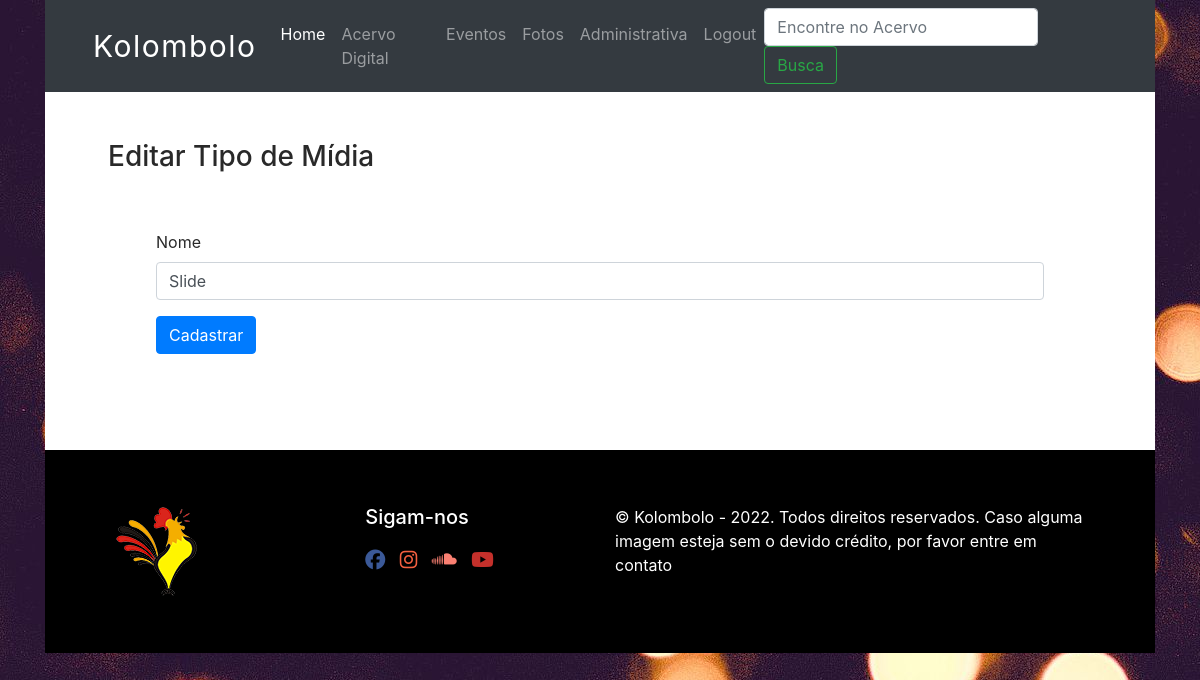
/edit-midia/2 (signed in), run on an earlier commit of the app's database.
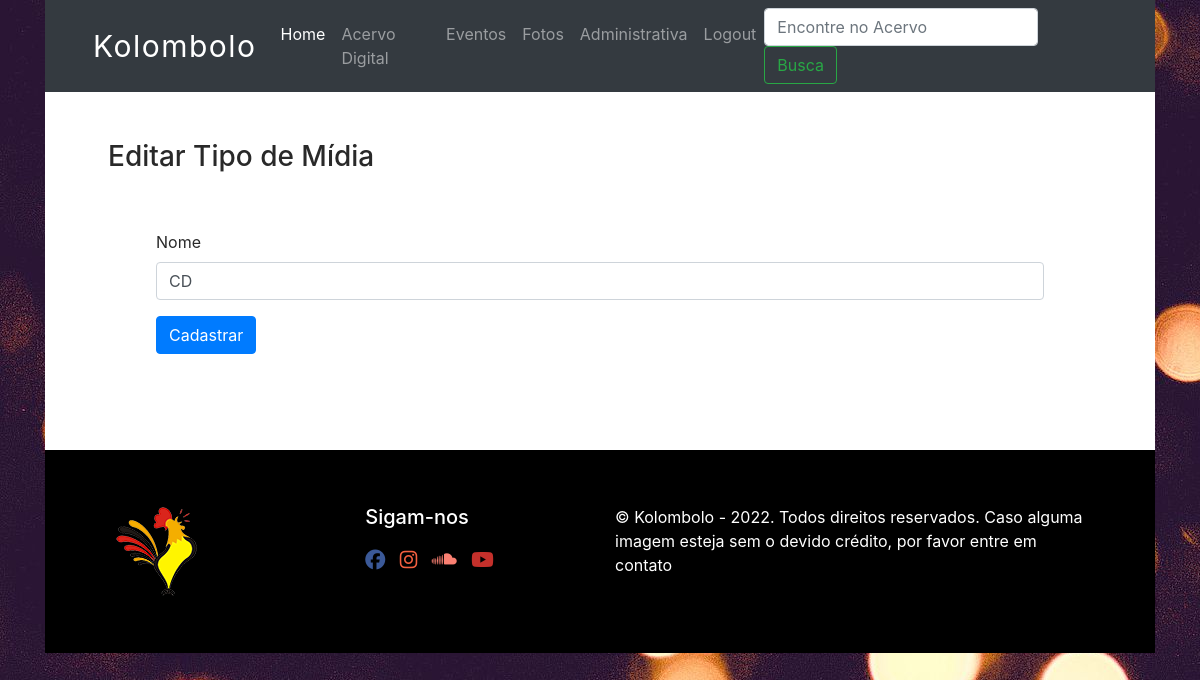
And on a later commit of the database.
### database.py (models this page shows, shortened)
class Midia(Base):
    __tablename__='tipo'
    id=Column(Integer(), primary_key=True, autoincrement=True)
    name=Column(String(80), nullable=False, unique=True)

### app.py (the view, shortened to what this page needs)
@app.route("/edit-midia/<int:midia_id>", methods=["GET", "POST"])
def edit_midia(midia_id):
    midia = local_session.query(Midia).get(midia_id)
    edit_midia = MidiaForm(
        name=midia.name
    )
    return render_template("midia.html", form=edit_midia, is_edit=True)

### forms.py
class MidiaForm(FlaskForm):
    name = StringField("Nome", validators=[DataRequired()])
    submit = SubmitField("Cadastrar")

### app.py (called while the page is built)
@login_manager.user_loader
def load_user(user_id):
    return local_session.query(User).get(int(user_id))

### templates/midia.html (shortened to what this page needs)
{% extends "base.html" %}
{% import "bootstrap/wtf.html" as wtf %}
{% block content %}
<div class="container px-5">
  {% if is_edit: %}
      <h3>Editar Tipo de Mídia</h3>
      {% else: %}
      <h3>Cadastro Tipo de Mídia</h3>
  {% endif %}
  <div class="container p-5">
  {{ wtf.quick_form(form, novalidate=True, button_map={"submit": "primary"}) }}
  </div>
</div>
{% endblock %}

What changed in the data, as far as the page shows it:
changed Midia: name "Slide" → "CD"
